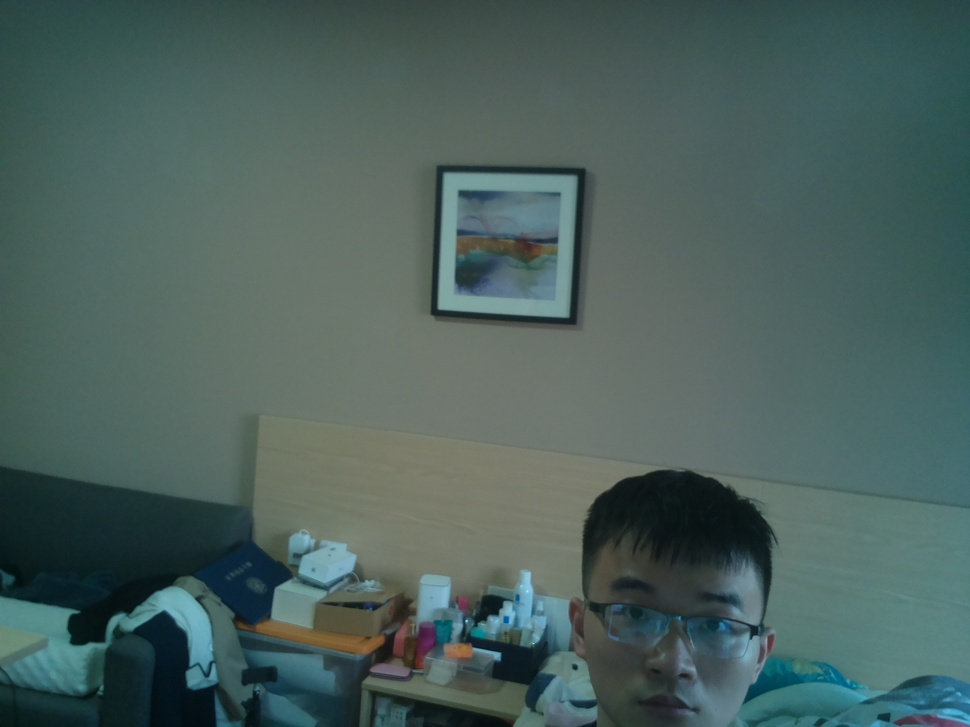
#> input picture ItChat/testcapture.jpg, 970 x 727 px, shrunk from 2592 x 1944 before the run, given in place of the camera
$ python cv2_test2.py
#> lines starting #> are read from the running program, lines starting #| are printed output that depends on the picture; after the words box and inside, x2 and y2 are one past the last pixel; in counts of white or black regions, pixels touching at a corner belong together
import cv2
import numpy as np

cap  = cv2.VideoCapture(0)
for i in range(0, 19):
     print(cap.get(i))
while(1):
     ret, frame = cap.read()
#> frame is the input picture: shape (727, 970, 3); mean B, G, R 92.8, 96.5, 75.2
     hsv = cv2.cvtColor(frame, cv2.COLOR_BGR2HSV)
#> hsv: shape (727, 970, 3); mean H, S, V 79.5, 68.7, 98

     lower_blue = np.array([100, 47, 47])
     upper_blue = np.array([124, 255,255])

     mask = cv2.inRange(hsv, lower_blue, upper_blue) #
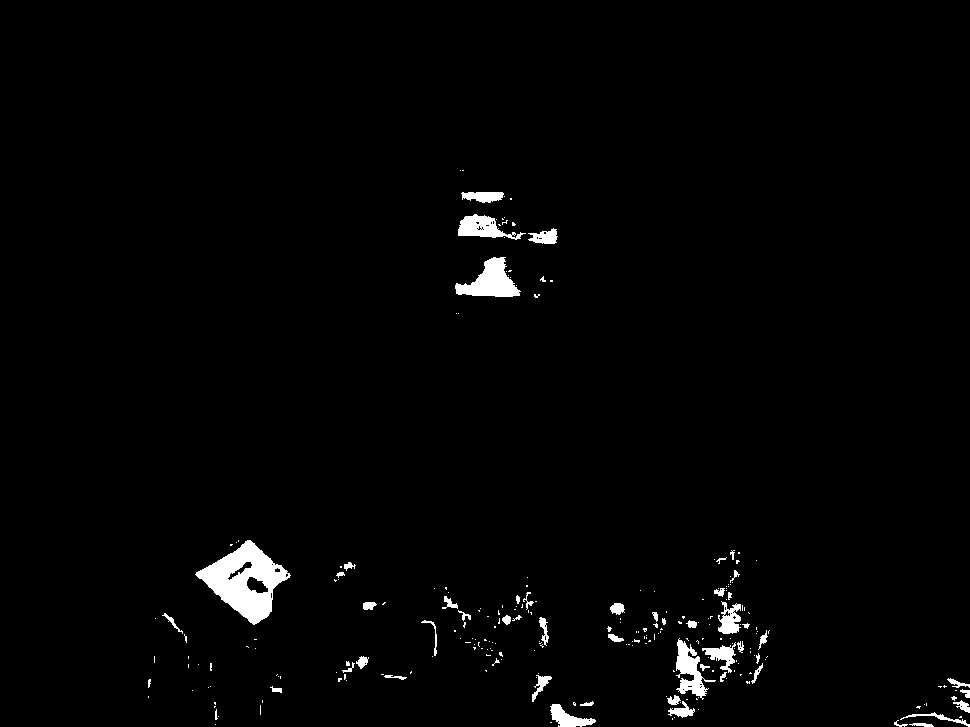
#> mask: shape (727, 970); 1.8% white; 252 white regions (198 under 20 px), largest, box (x1, y1, x2, y2) and area: (195, 540, 291, 625) 3766, (455, 257, 521, 297) 1409, (676, 638, 716, 700) 992

     res = cv2.bitwise_and(frame, frame, mask = mask)
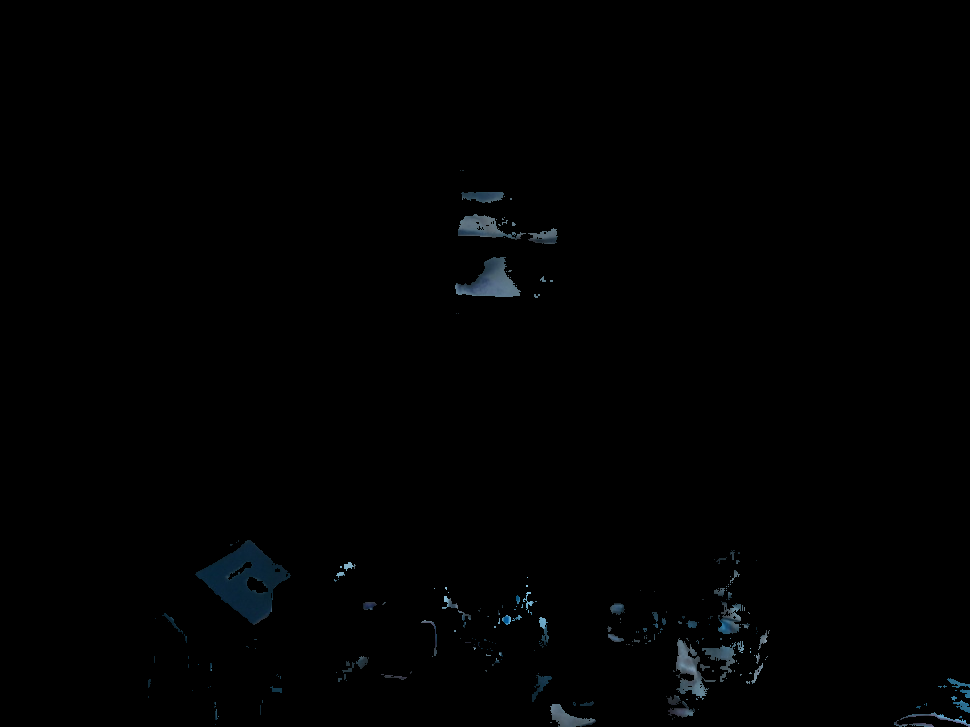
#> res: shape (727, 970, 3); mean B, G, R 1.7, 1.4, 0.9

     cv2.imshow(u"Capture", frame)
     cv2.imshow(u"mask", mask)
     cv2.imshow(u"res", res)

     key = cv2.waitKey(1)
#> (key q is pressed here)
     if key & 0xff == ord('q') or key == 27:
         print(frame.shape,ret)
#| (727, 970, 3) True
         break
cap.release()
cv2.destroyAllWindows()
